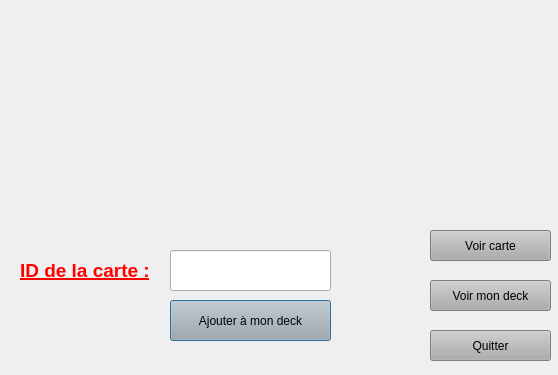
<?xml version="1.0" encoding="UTF-8"?>
<ui version="4.0">
 <class>AddCardsOnDeck</class>
 <widget class="QDialog" name="AddCardsOnDeck">
  <property name="geometry">
   <rect>
    <x>0</x>
    <y>0</y>
    <width>558</width>
    <height>375</height>
   </rect>
  </property>
  <property name="windowTitle">
   <string>Dialog</string>
  </property>
  <property name="styleSheet">
   <string notr="true"/>
  </property>
  <widget class="QWidget" name="layoutWidget">
   <property name="geometry">
    <rect>
     <x>-10</x>
     <y>50</y>
     <width>581</width>
     <height>161</height>
    </rect>
   </property>
   <layout class="QHBoxLayout" name="upF"/>
  </widget>
  <widget class="QLabel" name="label">
   <property name="geometry">
    <rect>
     <x>20</x>
     <y>250</y>
     <width>161</width>
     <height>41</height>
    </rect>
   </property>
   <property name="styleSheet">
    <string notr="true">background: transparent</string>
   </property>
   <property name="text">
    <string>&lt;html&gt;&lt;head/&gt;&lt;body&gt;&lt;p&gt;&lt;span style=&quot; font-size:14pt; font-weight:600; text-decoration: underline; color:#ff0000;&quot;&gt;ID de la carte :&lt;/span&gt;&lt;/p&gt;&lt;/body&gt;&lt;/html&gt;</string>
   </property>
  </widget>
  <widget class="QLineEdit" name="cardID">
   <property name="geometry">
    <rect>
     <x>170</x>
     <y>250</y>
     <width>161</width>
     <height>41</height>
    </rect>
   </property>
  </widget>
  <widget class="QPushButton" name="addButton">
   <property name="geometry">
    <rect>
     <x>170</x>
     <y>300</y>
     <width>161</width>
     <height>41</height>
    </rect>
   </property>
   <property name="styleSheet">
    <string notr="true">background: rgb(173, 173, 173)</string>
   </property>
   <property name="text">
    <string>Ajouter à mon deck</string>
   </property>
  </widget>
  <widget class="QPushButton" name="validerButton">
   <property name="geometry">
    <rect>
     <x>430</x>
     <y>230</y>
     <width>121</width>
     <height>31</height>
    </rect>
   </property>
   <property name="styleSheet">
    <string notr="true">background: rgb(173, 173, 173)</string>
   </property>
   <property name="text">
    <string>Voir carte</string>
   </property>
  </widget>
  <widget class="QPushButton" name="SeeButton">
   <property name="geometry">
    <rect>
     <x>430</x>
     <y>280</y>
     <width>121</width>
     <height>31</height>
    </rect>
   </property>
   <property name="styleSheet">
    <string notr="true">background: rgb(173, 173, 173)</string>
   </property>
   <property name="text">
    <string>Voir mon deck</string>
   </property>
  </widget>
  <widget class="QPushButton" name="quitterButton">
   <property name="geometry">
    <rect>
     <x>430</x>
     <y>330</y>
     <width>121</width>
     <height>31</height>
    </rect>
   </property>
   <property name="styleSheet">
    <string notr="true">background: rgb(173, 173, 173)</string>
   </property>
   <property name="text">
    <string>Quitter</string>
   </property>
  </widget>
 </widget>
 <resources/>
 <connections/>
</ui>
